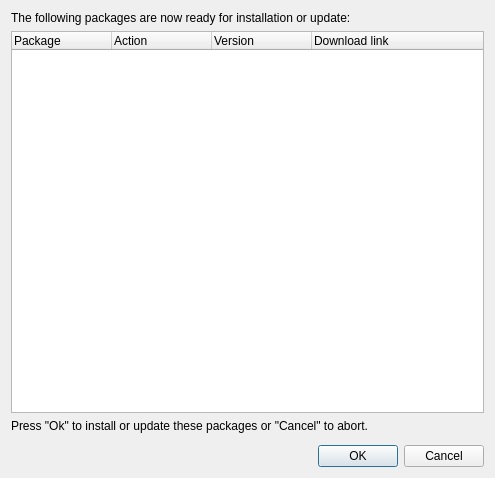
<?xml version="1.0" encoding="UTF-8"?>
<ui version="4.0">
 <class>SaltManagerInstallConfirmationDialog</class>
 <widget class="QDialog" name="SaltManagerInstallConfirmationDialog">
  <property name="geometry">
   <rect>
    <x>0</x>
    <y>0</y>
    <width>495</width>
    <height>478</height>
   </rect>
  </property>
  <property name="windowTitle">
   <string>Ready for Installation</string>
  </property>
  <layout class="QVBoxLayout" name="verticalLayout">
   <item>
    <widget class="QLabel" name="label">
     <property name="text">
      <string>The following packages are now ready for installation or update:</string>
     </property>
     <property name="wordWrap">
      <bool>true</bool>
     </property>
    </widget>
   </item>
   <item>
    <widget class="QTreeWidget" name="list">
     <property name="focusPolicy">
      <enum>Qt::NoFocus</enum>
     </property>
     <property name="rootIsDecorated">
      <bool>false</bool>
     </property>
     <property name="allColumnsShowFocus">
      <bool>true</bool>
     </property>
     <column>
      <property name="text">
       <string>Package</string>
      </property>
     </column>
     <column>
      <property name="text">
       <string>Action</string>
      </property>
     </column>
     <column>
      <property name="text">
       <string>Version</string>
      </property>
     </column>
     <column>
      <property name="text">
       <string>Download link</string>
      </property>
     </column>
    </widget>
   </item>
   <item>
    <widget class="QLabel" name="label_2">
     <property name="text">
      <string>Press &quot;Ok&quot; to install or update these packages or &quot;Cancel&quot; to abort.</string>
     </property>
    </widget>
   </item>
   <item>
    <spacer name="verticalSpacer">
     <property name="orientation">
      <enum>Qt::Vertical</enum>
     </property>
     <property name="sizeType">
      <enum>QSizePolicy::Fixed</enum>
     </property>
     <property name="sizeHint" stdset="0">
      <size>
       <width>20</width>
       <height>6</height>
      </size>
     </property>
    </spacer>
   </item>
   <item>
    <widget class="QDialogButtonBox" name="buttonBox">
     <property name="standardButtons">
      <set>QDialogButtonBox::Cancel|QDialogButtonBox::Ok</set>
     </property>
    </widget>
   </item>
  </layout>
  <action name="actionNew">
   <property name="icon">
    <iconset resource="layResources.qrc">
     <normaloff>:/add.png</normaloff>:/add.png</iconset>
   </property>
   <property name="text">
    <string>New</string>
   </property>
   <property name="toolTip">
    <string>New package</string>
   </property>
  </action>
  <action name="actionDelete">
   <property name="icon">
    <iconset resource="layResources.qrc">
     <normaloff>:/clear.png</normaloff>:/clear.png</iconset>
   </property>
   <property name="text">
    <string>Delete</string>
   </property>
   <property name="toolTip">
    <string>Delete package</string>
   </property>
  </action>
  <action name="actionImport">
   <property name="icon">
    <iconset resource="layResources.qrc">
     <normaloff>:/import.png</normaloff>:/import.png</iconset>
   </property>
   <property name="text">
    <string>Import</string>
   </property>
   <property name="toolTip">
    <string>Import package</string>
   </property>
  </action>
 </widget>
 <resources>
  <include location="layResources.qrc"/>
 </resources>
 <connections>
  <connection>
   <sender>buttonBox</sender>
   <signal>accepted()</signal>
   <receiver>SaltManagerInstallConfirmationDialog</receiver>
   <slot>accept()</slot>
   <hints>
    <hint type="sourcelabel">
     <x>273</x>
     <y>431</y>
    </hint>
    <hint type="destinationlabel">
     <x>276</x>
     <y>448</y>
    </hint>
   </hints>
  </connection>
  <connection>
   <sender>buttonBox</sender>
   <signal>rejected()</signal>
   <receiver>SaltManagerInstallConfirmationDialog</receiver>
   <slot>reject()</slot>
   <hints>
    <hint type="sourcelabel">
     <x>351</x>
     <y>426</y>
    </hint>
    <hint type="destinationlabel">
     <x>363</x>
     <y>445</y>
    </hint>
   </hints>
  </connection>
 </connections>
</ui>
